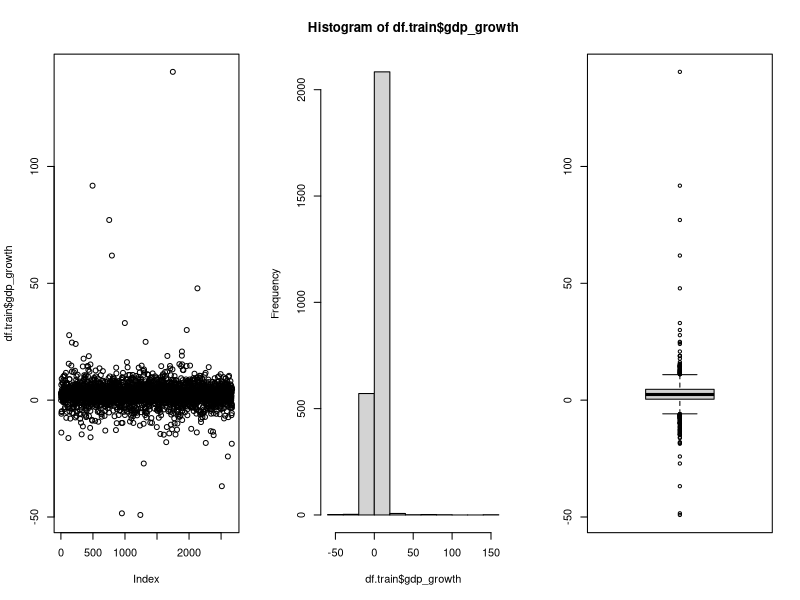
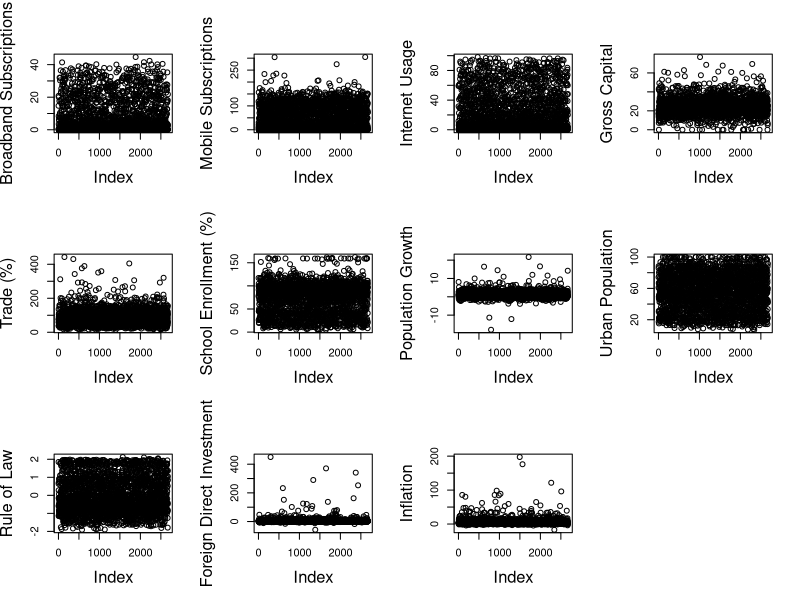
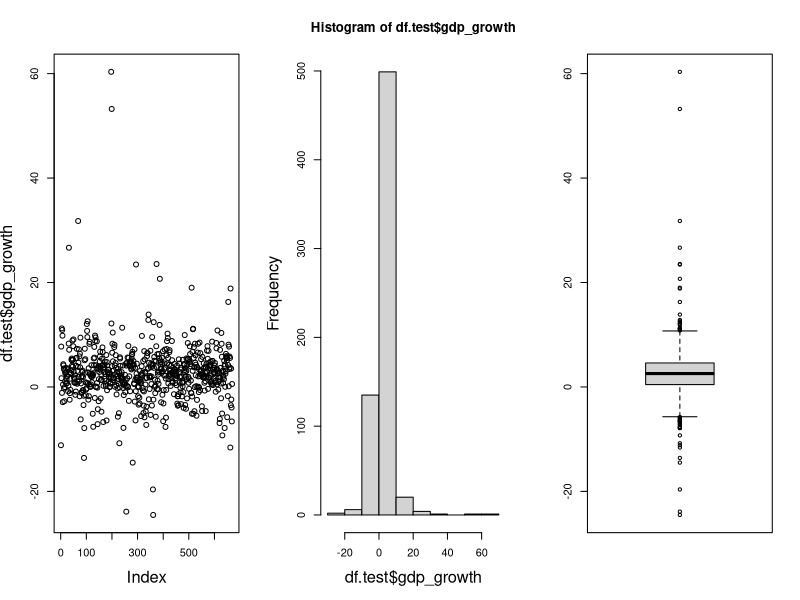
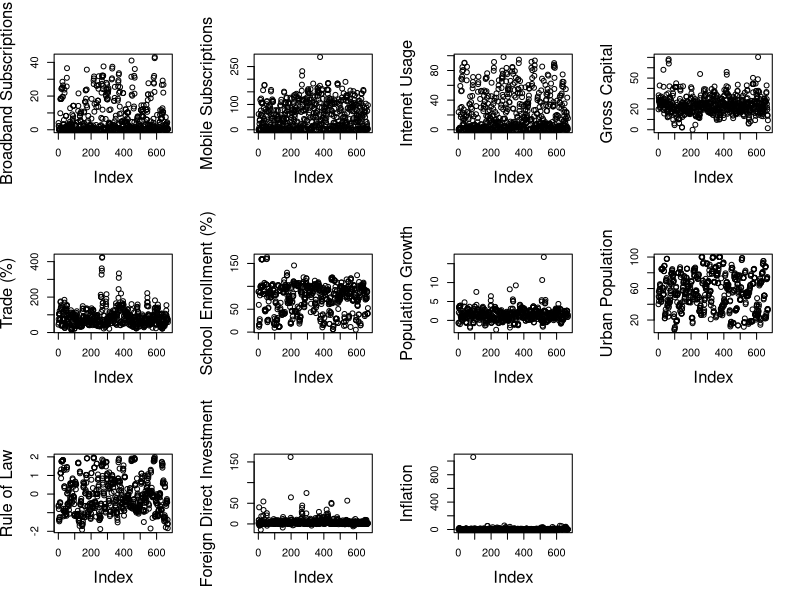
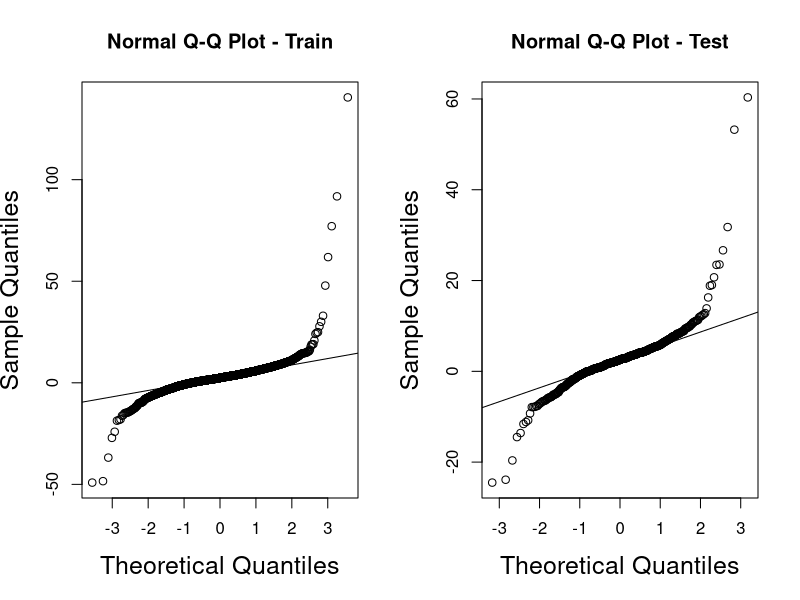
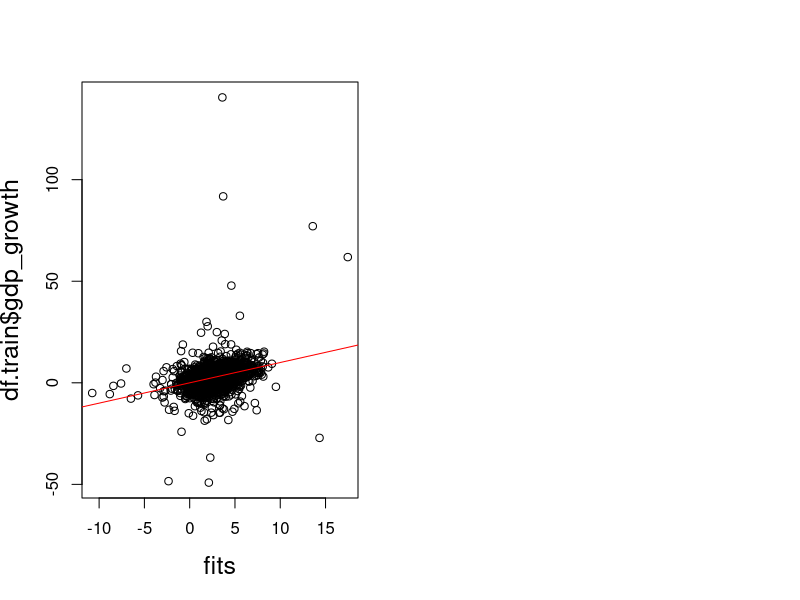
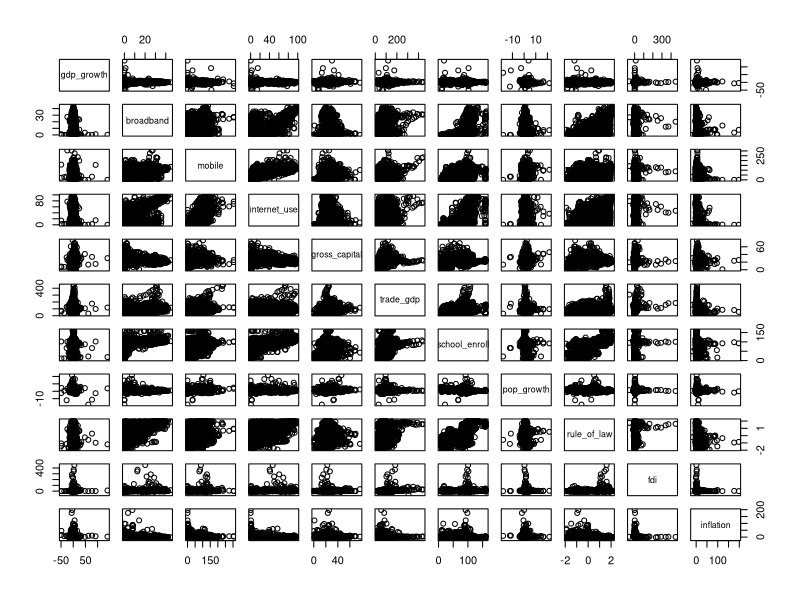
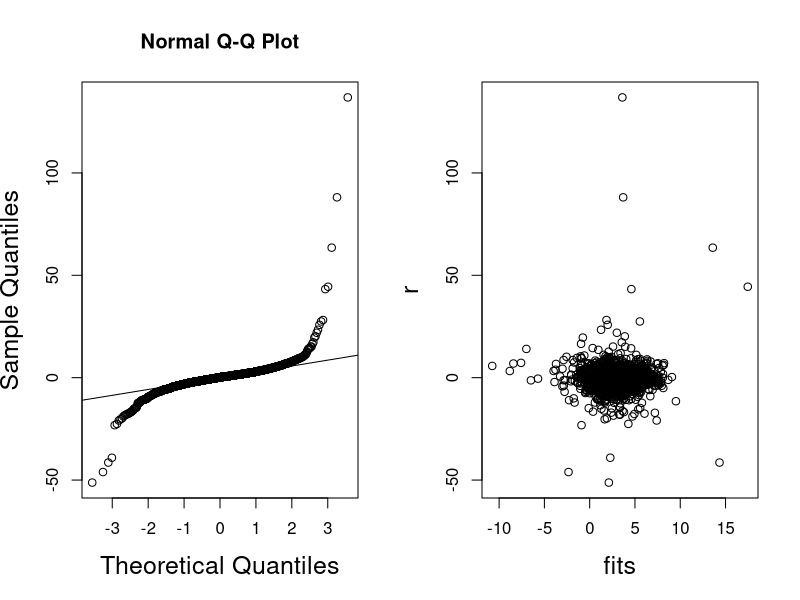

Reproduce these figures in R, in order. (Note: this script raises an error after producing the figures.)
## ---- chunk 1
knitr::opts_chunk$set(echo = TRUE)
knitr::opts_chunk$set(warning = FALSE)
knitr::opts_chunk$set(message = FALSE)
## ---- chunk 2
library(car)
library(leaps)
library(tidyverse)
## ---- chunk 3
metadata <- read_csv("./metadata.csv")
broadband <- read_csv("./Broadband.csv")
## ---- chunk 4
# Remove entries that are metadata
broadband <- broadband[1:2688, ]

# Add region names as covariates
broadband <- broadband %>%
  left_join(
    metadata %>%
      select("Country Code" = Code, Region),
    by = "Country Code"
  )

# Remove entries corresponding to regional summaries
broadband <- broadband %>%
  filter(!(`Country Name` %in% c(unique(metadata$Region), 
         "Middle East, North Africa, Afghanistan & Pakistan")))
## ---- chunk 5
head(broadband)
## ---- chunk 6
# First, rename the columns to just have the year (i.e. no [YR20XX])
colnames(broadband)[5:25] <- as.character(1995:2015)

# Next, get the names of each series; these names will be the new columns
series.names <- unique(broadband$`Series Name`)
series.names <- series.names[!is.na(series.names)]

# Country names
country.names <- unique(broadband$`Country Name`)

# Build the final data frame
df <- data.frame(
  matrix(nrow = 1, ncol = 3 + length(series.names))
)
colnames(df) <- c("Country Name", "Year", "Region", series.names)

for (i in 1:length(country.names)) {
  for (year in 1995:2015) {
    name <- country.names[i]
    code <- broadband[broadband$`Country Name` == name, "Country Code"][1, ] %>%
      as.character()
    region <- metadata[metadata$Code == code, "Region"] %>%
      as.character()
    
    # Create the row for the country/year pair
    row <- c(name, year, region)
    
    # Extract the relevant values
    vals <- broadband %>%
      filter(`Country Name` == name) %>%
      select(as.character(year)) %>%
      unlist() %>%
      as.character()
    
    row <- c(row, vals)
    df <- rbind(df, row)
  }
}

# Drop the empty row at the top
df <- df[2:nrow(df), ]
## ---- chunk 7
for (series.name in series.names) {
  # Pull out the column
  col <- df[series.name] %>%
    unlist() %>%
    as.character()
  
  # Swap '..' for NA
  col <- replace(col, col == "..", NA)
  
  # Override the column in the data frame
  df[series.name] <- as.numeric(col)
}

str(df)
## ---- chunk 8
# Remove rows without a value for the response variable, GDP per capita growth
df <- df %>%
  filter(!is.na(`GDP per capita growth (annual %)`))

# Remove countries with all missing values for any predictor
na.countries <- c()
for (country in unique(df$`Country Name`)) {
  # Pull all rows with that country
  all.na <- df %>%
    filter(`Country Name` == country) %>%
    summarize(
      across(
        .cols = -c(`Country Name`, Year, `GDP per capita growth (annual %)`),
        .fns = ~ all(is.na(.))
      )
    )
  
  # If so, add the country's name to the na.countries vector
  if (any(all.na)) {
    na.countries <- c(na.countries, country)
  }
}

df <- df %>%
  filter(!(`Country Name` %in% na.countries))
## ---- chunk 9
for (country in df$`Country Name`) {
  # Pull all rows with that country
  country.rows <- df %>%
    filter(`Country Name` == country)
  
  # For each PREDICTOR column, extract the median values
  column.medians <- country.rows %>%
    select(-`Country Name`, -Region, -Year, -`GDP per capita growth (annual %)`) %>% # only want predictors
    apply(2, median, na.rm = TRUE)
  
  for (name in names(column.medians)) {
    rows.to.impute <- which(df$`Country Name` == country & is.na(df[[name]]))
    df[rows.to.impute, name] <- column.medians[name]
  }
}
## ---- chunk 10
colnames(df) <- c("country", "year", "region",  "gdp_growth", "broadband", "mobile", "internet_use", "gross_capital", "trade_gdp", "school_enroll", "pop_growth", "urban_pop", "rule_of_law", "fdi", "inflation")

write_csv(df, "./broadband_final.csv")
## ---- chunk 11
# Seed for reproducibility
set.seed(123)

# Generate train/test indices for 80/20 split
train.indices <- sample(1:nrow(df), 0.8 * nrow(df), replace = FALSE)
df.train <- df[train.indices, ]
df.test <- df[-train.indices, ]
## ---- chunk 12
# Numerically
summary(df.train$gdp_growth)

# Graphically
par(mfrow = c(1, 3))
plot(df.train$gdp_growth)
hist(df.train$gdp_growth)
boxplot(df.train$gdp_growth)
## ---- chunk 13
# Get column names of predictors
predictors <- df.train %>%
  select(-country, -year, -gdp_growth) %>%
  colnames()

# Summarize numerically (ignore region)
summaries <- lapply(df.train[, predictors], summary)
summaries

# Summarize graphically
par(mfrow = c(3, 4), cex.lab = 1.5)
plot(df.train$broadband %>%
          unlist(), ylab = "Broadband Subscriptions")
plot(df.train$mobile  %>%
          unlist(), ylab = "Mobile Subscriptions")
plot(df.train$internet_use %>%
          unlist(), ylab = "Internet Usage")
plot(df.train$gross_capital %>%
          unlist(), ylab = "Gross Capital")
plot(df.train$trade_gdp %>%
          unlist(), ylab = "Trade (%)")
plot(df.train$school_enroll %>%
          unlist(), ylab = "School Enrollment (%)")
plot(df.train$pop_growth %>%
          unlist(), ylab = "Population Growth")
plot(df.train$urban_pop %>%
          unlist(), ylab = "Urban Population")
plot(df.train$rule_of_law %>%
          unlist(), ylab = "Rule of Law")
plot(df.train$fdi %>%
          unlist(), ylab = "Foreign Direct Investment")
plot(df.train$inflation %>%
          unlist(), ylab = "Inflation")
## ---- chunk 14
df.train <- df.train %>%
  mutate(
    urban_pop = sapply(
      urban_pop,
      function(percentage) {
        if (percentage < 40) "low"
        else if (percentage < 80) "medium"
        else "high"
    })
  )
## ---- chunk 15
# Numerically
summary(df.test$gdp_growth)

# Graphically
par(mfrow = c(1, 3))
plot(df.test$gdp_growth)
hist(df.test$gdp_growth)
boxplot(df.test$gdp_growth)
## ---- chunk 16
# Summarize numerically (ignore region)
summaries <- lapply(df.test[, predictors], summary)
summaries

# Summarize graphically
par(mfrow = c(3, 4), cex.lab = 1.5)
plot(df.test$broadband %>%
          unlist(), ylab = "Broadband Subscriptions")
plot(df.test$mobile  %>%
          unlist(), ylab = "Mobile Subscriptions")
plot(df.test$internet_use %>%
          unlist(), ylab = "Internet Usage")
plot(df.test$gross_capital %>%
          unlist(), ylab = "Gross Capital")
plot(df.test$trade_gdp %>%
          unlist(), ylab = "Trade (%)")
plot(df.test$school_enroll %>%
          unlist(), ylab = "School Enrollment (%)")
plot(df.test$pop_growth %>%
          unlist(), ylab = "Population Growth")
plot(df.test$urban_pop %>%
          unlist(), ylab = "Urban Population")
plot(df.test$rule_of_law %>%
          unlist(), ylab = "Rule of Law")
plot(df.test$fdi %>%
          unlist(), ylab = "Foreign Direct Investment")
plot(df.test$inflation %>%
          unlist(), ylab = "Inflation")
## ---- chunk 17
df.test <- df.test %>%
  mutate(
    urban_pop = sapply(
      urban_pop,
      function(percentage) {
        if (percentage < 40) "low"
        else if (percentage < 80) "medium"
        else "high"
    })
  )
## ---- chunk 18
# 1. Assess normality
par(mfrow = c(1, 2))
qqnorm(df.train$gdp_growth, main = "Normal Q-Q Plot - Train")
qqline(df.train$gdp_growth)
qqnorm(df.test$gdp_growth, main = "Normal Q-Q Plot - Test")
qqline(df.test$gdp_growth)

# 2. Check variance
sprintf("The variance of the training dataset's response is %.4f", var(df.train$gdp_growth))
sprintf("The variance of the testing dataset's response is %.4f", var(df.test$gdp_growth))
## ---- chunk 19
t.test(df.train$gdp_growth, df.test$gdp_growth, alternative = "two.sided")
## ---- chunk 20
model_prelim <- lm(gdp_growth ~ broadband * region + mobile + internet_use + gross_capital + trade_gdp + school_enroll + pop_growth + urban_pop + inflation + fdi + rule_of_law, df.train)

summary(model_prelim)
## ---- chunk 21
fits <- fitted(model_prelim)
r <- residuals(model_prelim)

# 1. Conditional mean response condition
plot(fits, df.train$gdp_growth)
abline(a = 0, b = 1, col = "red")
## ---- chunk 22
pairs(df.train %>%
        select(-country, -year, -region, -urban_pop))
## ---- chunk 23
par(mfrow = c(1, 2))
qqnorm(r)
qqline(r)
plot(fits, r)
## ---- chunk 24
par(mfrow = c(5, 2))
plot(df.train$broadband, r)
plot(df.train$mobile, r)
plot(df.train$internet_use, r)
plot(df.train$gross_capital, r)
plot(df.train$trade_gdp, r)
plot(df.train$school_enroll, r)
plot(df.train$pop_growth, r)
plot(df.train$rule_of_law, r)
plot(df.train$fdi, r)
plot(df.train$inflation, r)
## ---- chunk 25
vif(model_prelim)
## ---- chunk 26
# Transform GDP growth per capita to be greater than 0
gdp_gt0 <- df.train$gdp_growth + abs(min(df.train$gdp_growth)) + 1
powerTransform(gdp_gt0)

# Transformation seems close to x ^ (2/3)
gdp_trans <- gdp_gt0 ^ (2/3)

# Graph
par(mfrow = c(1, 2))
hist(gdp_trans)
boxplot(gdp_trans)
## ---- chunk 27
model_trans <- lm(gdp_trans ~ broadband * region + mobile + internet_use + gross_capital + trade_gdp + school_enroll + pop_growth + urban_pop + inflation + fdi + rule_of_law, df.train)

summary(model_trans)
## ---- chunk 28
fits2 <- fitted(model_trans)
r2 <- residuals(model_trans)

# Conditional mean response condition
plot(fits2, gdp_trans)
abline(a = 0, b = 1, col = "red")

par(mfrow = c(1, 2))
qqnorm(r2)
qqline(r2)
plot(fits2, r2)
## ---- chunk 29
library(ggpubr)
p1 <- ggplot() +
  geom_qq(mapping = aes(sample = r)) +
  geom_qq_line(aes(sample = r), color = "red") +
  labs(x = "Theoretical Quantiles", y = "Sample Quantiles") +
  theme_bw() +
  theme(panel.grid = element_blank()) +
  theme(text = element_text(size = 16))

p2 <- ggplot() +
  geom_qq(mapping = aes(sample = r2)) +
  geom_qq_line(aes(sample = r2), color = "red") +
  labs(x = "Theoretical Quantiles", y = "Sample Quantiles") +
  theme_bw() +
  theme(panel.grid = element_blank()) +
  theme(text = element_text(size = 16))

ggarrange(p1, p2, nrow = 1, labels = "AUTO")
## ---- chunk 30
vif(model_trans)
## ---- chunk 31
# Extract standard influence measures
infl <- influence.measures(model_prelim)

# Hat values (leverage)
hats <- hatvalues(model_prelim)

# Standardized residuals
std_res <- rstandard(model_prelim)

# Cook's distance
cooks <- cooks.distance(model_prelim)

# DFFITS
dffits <- dffits(model_prelim)

# DFBETAS
dfbetas <- dfbetas(model_prelim)

n <- nrow(df.train)
p <- length(coef(model_prelim)) - 1 #excluding intercept
## ---- chunk 32
lev_cutoff <- 2 * (p+1) / n
cook_cutoff <- qf(0.5, df1 = p + 1, df2 = n - p - 1)
# dffits cutoffs
fitcut <- 2 * sqrt((p + 1) / n)
# dfbeta cutoffs
betacut <- 2 / sqrt(n)

## ---- chunk 33
# leverage flags
lev_points <- which(hats > lev_cutoff)

# which observations are regression outliers?
res_points <- which(std_res > 4 | std_res < -4)

# Cook's distance
cook_points <- which(cooks > cook_cutoff)

# which observations are influential by dffits?
fit_points <- which(abs(dffits) > fitcut)

# DFBETAs — flagged if *any* coefficient exceeds betacut1
beta_points <- which(apply(abs(dfbetas) > betacut, 1, any))

## ---- chunk 34
prob_obs_prelim <- sort(unique(
  c(lev_points, res_points, cook_points, fit_points, beta_points)
))

prob_obs_prelim


problematic_table_prelim <- tibble(
  index = prob_obs_prelim,
  leverage = hats[prob_obs_prelim],
  std_residual = std_res[prob_obs_prelim],
  cooks_distance = cooks[prob_obs_prelim],
  dffits = dffits[prob_obs_prelim],
  max_dfbetas = apply(abs(dfbetas)[prob_obs_prelim, ], 1, max)
)

problematic_table_prelim

## ---- chunk 35
par(mfrow = c(2, 2))

# 1. Leverage plot
plot(hats, pch = 19, col = "gray",
     main = "Leverage (Hat Values)",
     ylab = "Hat values")
abline(h = lev_cutoff, col = "red", lwd = 2)

# 2. Standardized residuals plot
plot(std_res, pch = 19, col = "gray",
     main = "Standardized Residuals",
     ylab = "Standardized residual")
abline(h = 4, col = "red", lwd = 2)
abline(h = -4, col = "red", lwd = 2)

# 3. Cook's distance plot
plot(cooks, pch = 19, col = "gray",
     main = "Cook's Distance",
     ylab = "Cook's distance")
abline(h = cook_cutoff, col = "red", lwd = 2)

# 4. DFFITS plot
plot(dffits, pch = 19, col = "gray",
     main = "DFFITS",
     ylab = "DFFITS value")
abline(h = fitcut, col = "red", lwd = 2)
abline(h = -fitcut, col = "red", lwd = 2)

## ---- chunk 36
# Extract standard influence measures
infl_t <- influence.measures(model_trans)

# Hat values (leverage)
hats_t <- hatvalues(model_trans)

# Standardized residuals
std_res_t <- rstandard(model_trans)

# Cook's distance
cooks_t <- cooks.distance(model_trans)

# DFFITS
dffits_t <- dffits(model_trans)

# DFBETAS
dfbetas_t <- dfbetas(model_trans)

n2 <- nrow(df.train)
p2 <- length(coef(model_trans)) - 1 #excluding intercept
## ---- chunk 37
lev_cutoff_t <- 2 * (p2+1) / n2
cook_cutoff_t <- qf(0.5, df1 = p2 + 1, df2 = n2 - p2 - 1)
# dffits cutoffs
fitcut_t <- 2 * sqrt((p2 + 1) / n2)
# dfbeta cutoffs
betacut_t <- 2 / sqrt(n2)

## ---- chunk 38
# leverage flags
lev_points_t <- which(hats_t > lev_cutoff_t)

# which observations are regression outliers?
res_points_t <- which(std_res_t > 4 | std_res_t < -4)

# Cook's distance
cook_points_t <- which(cooks > cook_cutoff_t)

# which observations are influential by dffits?
fit_points_t <- which(abs(dffits_t) > fitcut_t)

# DFBETAs — flagged if *any* coefficient exceeds betacut1
beta_points_t <- which(apply(abs(dfbetas_t) > betacut_t, 1, any))

## ---- chunk 39
prob_obs_trans <- sort(unique(
  c(lev_points_t, res_points_t, cook_points_t, fit_points_t, beta_points_t)
))

prob_obs_trans


problematic_table_trans <- tibble(
  index = prob_obs_trans,
  leverage = hats[prob_obs_trans],
  std_residual = std_res[prob_obs_trans],
  cooks_distance = cooks[prob_obs_trans],
  dffits = dffits[prob_obs_trans],
  max_dfbetas = apply(abs(dfbetas_t)[prob_obs_trans, ], 1, max)
)

problematic_table_trans

## ---- chunk 40
par(mfrow = c(2, 2))

# 1. Leverage plot
plot(hats_t, pch = 19, col = "gray",
     main = "Leverage (Hat Values)",
     ylab = "Hat values")
abline(h = lev_cutoff_t, col = "red", lwd = 2)

# 2. Standardized residuals plot
plot(std_res_t, pch = 19, col = "gray",
     main = "Standardized Residuals",
     ylab = "Standardized residual")
abline(h = 4, col = "red", lwd = 2)
abline(h = -4, col = "red", lwd = 2)

# 3. Cook's distance plot
plot(cooks_t, pch = 19, col = "gray",
     main = "Cook's Distance",
     ylab = "Cook's distance")
abline(h = cook_cutoff_t, col = "red", lwd = 2)

# 4. DFFITS plot
plot(dffits_t, pch = 19, col = "gray",
     main = "DFFITS",
     ylab = "DFFITS value")
abline(h = fitcut_t, col = "red", lwd = 2)
abline(h = -fitcut_t, col = "red", lwd = 2)

## ---- chunk 41
model_trans <- lm(gdp_trans ~ broadband * region + mobile + internet_use + gross_capital + trade_gdp + school_enroll + pop_growth + urban_pop + inflation + fdi + rule_of_law, df.train)

summary(model_trans)
## ---- chunk 42
model_reduced <- lm(gdp_trans ~ broadband * region + mobile + internet_use + gross_capital + school_enroll + pop_growth + urban_pop + inflation, df.train)

summary(model_reduced)
## ---- chunk 43
anova(model_reduced, model_trans)
## ---- chunk 44
library(MASS)

stepAIC(model_trans, scope=list(lower=gdp_trans ~ broadband*region + internet_use + mobile), direction = "backward", trace = TRUE)
## ---- chunk 45
fits_red <- fitted(model_reduced)
r_red <- residuals(model_reduced)

# Conditional mean response condition
plot(fits_red, gdp_trans)
abline(a = 0, b = 1, col = "red")

par(mfrow = c(1, 2))
qqnorm(r_red)
qqline(r_red)
plot(fits_red, r_red)

vif(model_reduced)
## ---- chunk 46
# transform response
gdp_gt0_test <- df.test$gdp_growth + abs(min(df.test$gdp_growth)) + 1
gdp_trans_test <- gdp_gt0_test ^ (2/3)

# Fit model
model_best_test <- lm(gdp_trans_test ~ broadband * region + mobile + internet_use + gross_capital + school_enroll + pop_growth + urban_pop + inflation, df.test)

summary(model_best_test)
## ---- chunk 47
fits_test <- fitted(model_best_test)
r_test <- residuals(model_best_test)

# Conditional mean response condition
plot(fits_test, gdp_trans_test)
abline(a = 0, b = 1, col = "red")

par(mfrow = c(1, 2))
qqnorm(r_test)
qqline(r_test)
plot(fits_test, r_test)

vif(model_best_test)
## ---- chunk 48
# ---- Test-Set MSE for Reduced Model ----

# 1. Predict using model trained on training data
test_preds <- predict(model_reduced, newdata = df.test)

# 2. Compute MSE using the transformed test response
test_mse <- mean((gdp_trans_test - test_preds)^2)
test_mse

## ---- chunk 49
# 1. Same number of significant coefficients
coef_model_train <- summary(model_reduced)$coef %>%
  as.data.frame()
coef_model_test <- summary(model_best_test)$coef %>%
  as.data.frame()

significant_train <- coef_model_train %>%
  filter(`Pr(>|t|)` < 0.05)
significant_test <- coef_model_test %>%
  filter(`Pr(>|t|)` < 0.05)

sprintf("The model fit to training data has %d significant coefficeints",
        nrow(significant_train))
sprintf("The model fit to testing data has %d significant coefficients",
        nrow(significant_test))

# Find which coefficients are common to both
print("Common significant predictors:")
intersect(rownames(significant_train), rownames(significant_test))
## ---- chunk 50
# Get top 10 most important predictors
top10 <- coef_model_train %>%
  rownames_to_column("Name") %>%
  filter(Name != "(Intercept)") %>%
  arrange(desc(abs(Estimate))) %>%
  slice(1:10)

ggplot(top10, aes(x = Name, y = Estimate)) +
  geom_col(color = "black", fill = "black") +
  theme_bw() +
  geom_hline(yintercept = 0, color = "black") +
  theme(axis.text.x = element_text(angle = 45, vjust = 1, hjust = 1)) +
  theme(plot.margin = unit(c(0.5, 0.5, 0.5, 1.5), "cm"))
## ---- chunk 51
# 2. Coefficients within 2 standard errors (of training data)
significant_diff_train <- c()
for (predictor in rownames(coef_model_train)) {
  # Training data coefficient value and SE
  train_coef <- coef_model_train[predictor, ]$Estimate
  train_se <- coef_model_train[predictor, ]$`Std. Error`
  
  # Testing data coefficient value
  test_coef <- coef_model_test[predictor, ]$Estimate
  
  if (train_coef - train_se >= test_coef || test_coef >= train_coef + train_se) {
    significant_diff_train <- c(significant_diff_train, predictor)
  }
}

# Coefficients within 2 standard errors (of testing data)
significant_diff_test <- c()
for (predictor in rownames(coef_model_train)) {
  # Training data coefficient value and SE
  train_coef <- coef_model_train[predictor, ]$Estimate

  # Testing data coefficient value
  test_coef <- coef_model_test[predictor, ]$Estimate
  test_se <- coef_model_test[predictor, ]$`Std. Error`
  
  if (test_coef - test_se >= train_coef || train_coef >= test_coef + test_se) {
    significant_diff_test <- c(significant_diff_test, predictor)
  }
}

sprintf("Using training data SE's, there are %d significantly different coefficients",
        length(significant_diff_train))
sprintf("Using testing data SE's, there are %d significantly different coefficients",
        length(significant_diff_test))

print("Significantly different in both:")
intersect(significant_diff_train, significant_diff_test)
## ---- chunk 52
summary(model_reduced)$adj.r.squared
summary(model_best_test)$adj.r.squared
## ---- chunk 53
vif(model_reduced) - vif(model_best_test)
## ---- chunk 54
# Influence measures for the final selected model
infl_best <- influence.measures(model_reduced)

# Extract components
hats_b <- hatvalues(model_reduced)
stdres_b <- rstandard(model_reduced)
cooks_b <- cooks.distance(model_reduced)
dffits_b <- dffits(model_reduced)
dfbetas_b <- dfbetas(model_reduced)

# Sample size + number of predictors
n_b <- nrow(df.train)
p_b <- length(coef(model_reduced)) - 1

## ---- chunk 55
# Leverage cutoff
lev_cut_b <- 2 * (p_b + 1) / n_b

# Cook's cutoff (F-distribution)
cook_cut_b <- qf(0.5, df1 = p_b + 1, df2 = n_b - p_b - 1)

# DFFITS cutoff
fit_cut_b <- 2 * sqrt((p_b + 1) / n_b)

# DFBETAS cutoff
beta_cut_b <- 2 / sqrt(n_b)

## ---- chunk 56
# Flagging problematic observations
lev_points_b  <- which(hats_b > lev_cut_b)
res_points_b  <- which(abs(stdres_b) > 4)
cook_points_b <- which(cooks_b > cook_cut_b)
fit_points_b  <- which(abs(dffits_b) > fit_cut_b)
beta_points_b <- which(apply(abs(dfbetas_b) > beta_cut_b, 1, any))

# Combine
prob_obs_best <- sort(unique(
  c(lev_points_b, res_points_b, cook_points_b, fit_points_b, beta_points_b)
))

prob_obs_best

## ---- chunk 57
library(tibble)

problematic_table_best <- tibble(
  index = prob_obs_best,
  leverage = hats_b[prob_obs_best],
  std_residual = stdres_b[prob_obs_best],
  cooks_distance = cooks_b[prob_obs_best],
  dffits = dffits_b[prob_obs_best],
  max_dfbetas = apply(abs(dfbetas_b)[prob_obs_best, ], 1, max)
)

problematic_table_best

## ---- chunk 58
par(mfrow = c(2, 2))

plot(hats_b, pch=19, col="gray",
     main="Leverage (Selected Model)", ylab="Hat values")
abline(h = lev_cut_b, col="red", lwd=2)

plot(stdres_b, pch=19, col="gray",
     main="Standardized Residuals (Selected Model)")
abline(h = 4, col="red", lwd=2)
abline(h = -4, col="red", lwd=2)

plot(cooks_b, pch=19, col="gray",
     main="Cook's Distance (Selected Model)")
abline(h = cook_cut_b, col="red", lwd=2)

plot(dffits_b, pch=19, col="gray",
     main="DFFITS (Selected Model)")
abline(h = fit_cut_b, col="red", lwd=2)
abline(h = -fit_cut_b, col="red", lwd=2)

## ---- chunk 59
only_in_trans <- setdiff(prob_obs_trans, prob_obs_best)
only_in_best  <- setdiff(prob_obs_best, prob_obs_trans)

only_in_trans
only_in_best

## ---- chunk 60
common_prob_obs <- intersect(prob_obs_trans, prob_obs_best)
common_prob_obs

length(prob_obs_trans)
length(prob_obs_best)
length(common_prob_obs)

## ---- chunk 61

prob_obs_compare <- tibble(
  in_trans = length(prob_obs_trans),
  in_best = length(prob_obs_best),
  common = length(common_prob_obs),
  only_trans = length(only_in_trans),
  only_best = length(only_in_best)
)

prob_obs_compare
